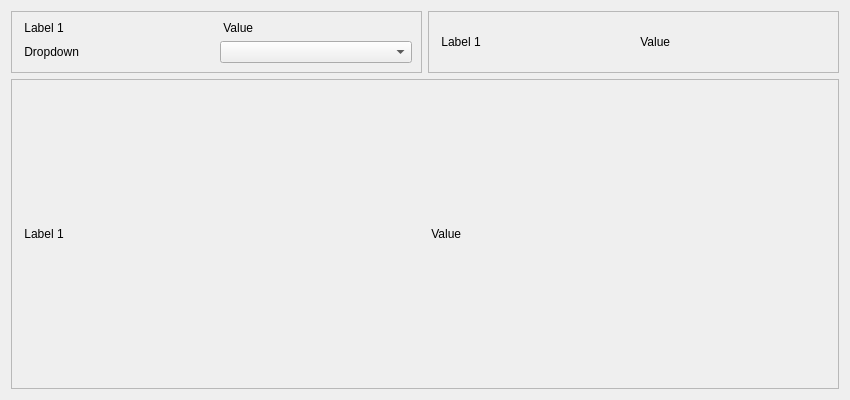
<?xml version="1.0" encoding="UTF-8"?>
<ui version="4.0">
 <class>AnalyticsOverview</class>
 <widget class="QDialog" name="AnalyticsOverview">
  <property name="geometry">
   <rect>
    <x>0</x>
    <y>0</y>
    <width>850</width>
    <height>400</height>
   </rect>
  </property>
  <property name="windowTitle">
   <string>Analytics Overview</string>
  </property>
  
  <layout class="QVBoxLayout" name="verticalLayout" stretch="0,1,0">
    <item>
    <layout class="QHBoxLayout" name="horzLayout_1">
        
        <item>
         <widget class="QFrame" name="frameTL">
          <property name="sizePolicy">
            <sizepolicy hsizetype="Preferred" vsizetype="Expanding">
              <horstretch>0</horstretch>
              <verstretch>0</verstretch>
            </sizepolicy>
          </property>
          <property name="frameShape">
            <enum>QFrame::StyledPanel</enum>
          </property>
          <property name="frameShadow">
            <enum>QFrame::Sunken</enum>
          </property>
          
          <!-- <item> -->
            <layout class="QGridLayout" name="grid1">
              <item row="1" column="1">
                <widget class="QLabel" name="labelTL_11">
                 <property name="text">
                  <string> Label 1 </string>
                 </property>
                </widget>
              </item>
              <item row="1" column="2">
                <widget class="QLabel" name="labelTL_12">
                 <property name="text">
                  <string> Value </string>
                 </property>
                </widget>
              </item>
              <item row="2" column="1">
                <widget class="QLabel" name="labelTL_21">
                 <property name="text">
                  <string> Dropdown </string>
                 </property>
                </widget>
              </item>
              <item row="2" column="2">
                <widget class="QComboBox" name="comboBox_time">
                </widget>
              </item>
              <!-- 
              <item row="3" column="1">
                <widget class="QLabel" name="labelTL_31">
                 <property name="text">
                  <string> Label 3 </string>
                 </property>
                </widget>
              </item>
              <item row="3" column="2">
                <widget class="QLabel" name="labelTL_32">
                 <property name="text">
                  <string> Value </string>
                 </property>
                </widget>
              </item>
              <item row="4" column="1">
                <widget class="QLabel" name="labelTL_41">
                 <property name="text">
                  <string> Label 4 </string>
                 </property>
                </widget>
              </item>
              <item row="4" column="2">
                <widget class="QLabel" name="labelTL_42">
                 <property name="text">
                  <string> Value </string>
                 </property>
                </widget>
              </item> -->
            </layout>
          <!-- </item> -->

        </widget>
      </item>

      <item>
         <widget class="QFrame" name="frameTR">
          <property name="sizePolicy">
            <sizepolicy hsizetype="Preferred" vsizetype="Expanding">
              <horstretch>0</horstretch>
              <verstretch>0</verstretch>
            </sizepolicy>
          </property>
          <property name="frameShape">
            <enum>QFrame::StyledPanel</enum>
          </property>
          <property name="frameShadow">
            <enum>QFrame::Sunken</enum>
          </property>

          <!-- <item> -->
            <layout class="QGridLayout" name="grid1">
              <item row="1" column="1">
                <widget class="QLabel" name="labelTR_11">
                 <property name="text">
                  <string> Label 1 </string>
                 </property>
                </widget>
              </item>
              <item row="1" column="2">
                <widget class="QLabel" name="labelTR_12">
                 <property name="text">
                  <string> Value </string>
                 </property>
                </widget>
              </item>
              <!-- 
              <item row="2" column="1">
                <widget class="QLabel" name="labelTR_21">
                 <property name="text">
                  <string> Label 2 </string>
                 </property>
                </widget>
              </item>
              <item row="2" column="2">
                <widget class="QLabel" name="labelTR_22">
                 <property name="text">
                  <string> Value </string>
                 </property>
                </widget>
              </item>
              <item row="3" column="1">
                <widget class="QLabel" name="labelTR_31">
                 <property name="text">
                  <string> Label 3 </string>
                 </property>
                </widget>
              </item>
              <item row="3" column="2">
                <widget class="QLabel" name="labelTR_32">
                 <property name="text">
                  <string> Value </string>
                 </property>
                </widget>
              </item>
              <item row="4" column="1">
                <widget class="QLabel" name="labelTR_41">
                 <property name="text">
                  <string> Label 4 </string>
                 </property>
                </widget>
              </item>
              <item row="4" column="2">
                <widget class="QLabel" name="labelTR_42">
                 <property name="text">
                  <string> Value </string>
                 </property>
                </widget>
              </item> -->
            </layout>
          <!-- </item> -->

        </widget>
      </item>
    </layout>
  </item>

  <item>
    <layout class="QHBoxLayout" name="horzLayout_2">
        
        <item>
         <widget class="QFrame" name="frameTR">
          <property name="sizePolicy">
            <sizepolicy hsizetype="Preferred" vsizetype="Expanding">
              <horstretch>0</horstretch>
              <verstretch>0</verstretch>
            </sizepolicy>
          </property>
          <property name="frameShape">
            <enum>QFrame::StyledPanel</enum>
          </property>
          <property name="frameShadow">
            <enum>QFrame::Sunken</enum>
          </property>

          <layout class="QGridLayout" name="grid1">
              <item row="1" column="1">
                <widget class="QLabel" name="labelB_11">
                 <property name="text">
                  <string> Label 1 </string>
                 </property>
                </widget>
              </item>
              <item row="1" column="2">
                <widget class="QLabel" name="labelB_12">
                 <property name="text">
                  <string> Value </string>
                 </property>
                </widget>
              </item>
            </layout>

        </widget>
      </item>

    </layout>
  </item>

<!--   
   <item>
    <widget class="QFrame" name="frameCoinControl">
     <property name="sizePolicy">
      <sizepolicy hsizetype="Expanding" vsizetype="Expanding">
       <horstretch>0</horstretch>
       <verstretch>0</verstretch>
      </sizepolicy>
     </property>
     <property name="maximumSize">
      <size>
       <width>16777215</width>
       <height>16777215</height>
      </size>
     </property>
     <property name="frameShape">
      <enum>QFrame::StyledPanel</enum>
     </property>
     <property name="frameShadow">
      <enum>QFrame::Sunken</enum>
     </property>
     <layout class="QVBoxLayout" name="verticalLayoutCoinControl2">
      <property name="spacing">
       <number>0</number>
      </property>
      <property name="leftMargin">
       <number>0</number>
      </property>
      <property name="topMargin">
       <number>0</number>
      </property>
      <property name="rightMargin">
       <number>0</number>
      </property>
      <property name="bottomMargin">
       <number>6</number>
      </property>
      <item>
       <layout class="QVBoxLayout" name="verticalLayoutCoinControl" stretch="0,0,0,0,1">
        <property name="spacing">
         <number>0</number>
        </property>
        <property name="leftMargin">
         <number>10</number>
        </property>
        <property name="topMargin">
         <number>10</number>
        </property>
        <item>
         <layout class="QHBoxLayout" name="horizontalLayoutCoinControl1">
          <property name="bottomMargin">
           <number>15</number>
          </property>
          <item>
           <widget class="QLabel" name="labelCoinControlFeatures">
            <property name="sizePolicy">
             <sizepolicy hsizetype="Preferred" vsizetype="Maximum">
              <horstretch>0</horstretch>
              <verstretch>0</verstretch>
             </sizepolicy>
            </property>
            <property name="font">
             <font>
              <weight>75</weight>
              <bold>true</bold>
             </font>
            </property>
            <property name="styleSheet">
             <string notr="true">font-weight:bold;</string>
            </property>
            <property name="text">
             <string>Coin Control Features</string>
            </property>
           </widget>
          </item>
         </layout>
        </item>
        <item>
         <layout class="QHBoxLayout" name="horizontalLayoutCoinControl2" stretch="0,0,0,0">
          <property name="spacing">
           <number>8</number>
          </property>
          <property name="bottomMargin">
           <number>10</number>
          </property>
          <item>
           <widget class="QPushButton" name="pushButtonCoinControl">
            <property name="styleSheet">
             <string notr="true"/>
            </property>
            <property name="text">
             <string>Inputs...</string>
            </property>
           </widget>
          </item>
          <item>
           <widget class="QLabel" name="labelCoinControlAutomaticallySelected">
            <property name="text">
             <string>automatically selected</string>
            </property>
            <property name="margin">
             <number>5</number>
            </property>
           </widget>
          </item>
          <item>
           <widget class="QLabel" name="labelCoinControlInsuffFunds">
            <property name="font">
             <font>
              <weight>75</weight>
              <bold>true</bold>
             </font>
            </property>
            <property name="styleSheet">
             <string notr="true">color:red;font-weight:bold;</string>
            </property>
            <property name="text">
             <string>Insufficient funds!</string>
            </property>
            <property name="margin">
             <number>5</number>
            </property>
           </widget>
          </item>
          <item>
           <spacer name="horizontalSpacerCoinControl">
            <property name="orientation">
             <enum>Qt::Horizontal</enum>
            </property>
            <property name="sizeHint" stdset="0">
             <size>
              <width>40</width>
              <height>1</height>
             </size>
            </property>
           </spacer>
          </item>
         </layout>
        </item>
        <item>
         <widget class="QWidget" name="widgetCoinControl" native="true">
          <property name="sizePolicy">
           <sizepolicy hsizetype="Preferred" vsizetype="Preferred">
            <horstretch>0</horstretch>
            <verstretch>0</verstretch>
           </sizepolicy>
          </property>
          <property name="minimumSize">
           <size>
            <width>0</width>
            <height>0</height>
           </size>
          </property>
          <property name="styleSheet">
           <string notr="true"/>
          </property>
          <layout class="QHBoxLayout" name="horizontalLayoutCoinControl5">
           <property name="leftMargin">
            <number>0</number>
           </property>
           <property name="topMargin">
            <number>0</number>
           </property>
           <property name="rightMargin">
            <number>0</number>
           </property>
           <property name="bottomMargin">
            <number>0</number>
           </property>
           <item>
            <layout class="QHBoxLayout" name="horizontalLayoutCoinControl3" stretch="0,0,0,1">
             <property name="spacing">
              <number>20</number>
             </property>
             <property name="topMargin">
              <number>0</number>
             </property>
             <property name="bottomMargin">
              <number>10</number>
             </property>
             <item>
              <layout class="QFormLayout" name="formLayoutCoinControl1">
               <property name="horizontalSpacing">
                <number>10</number>
               </property>
               <property name="verticalSpacing">
                <number>14</number>
               </property>
               <property name="leftMargin">
                <number>10</number>
               </property>
               <property name="topMargin">
                <number>4</number>
               </property>
               <property name="rightMargin">
                <number>6</number>
               </property>
               <item row="0" column="0">
                <widget class="QLabel" name="labelCoinControlQuantityText">
                 <property name="font">
                  <font>
                   <weight>75</weight>
                   <bold>true</bold>
                  </font>
                 </property>
                 <property name="text">
                  <string>Quantity:</string>
                 </property>
                 <property name="margin">
                  <number>0</number>
                 </property>
                </widget>
               </item>
               <item row="0" column="1">
                <widget class="QLabel" name="labelCoinControlQuantity">
                 <property name="cursor">
                  <cursorShape>IBeamCursor</cursorShape>
                 </property>
                 <property name="contextMenuPolicy">
                  <enum>Qt::ActionsContextMenu</enum>
                 </property>
                 <property name="text">
                  <string notr="true">0</string>
                 </property>
                 <property name="margin">
                  <number>0</number>
                 </property>
                 <property name="textInteractionFlags">
                  <set>Qt::LinksAccessibleByMouse|Qt::TextSelectableByKeyboard|Qt::TextSelectableByMouse</set>
                 </property>
                </widget>
               </item>
               <item row="1" column="0">
                <widget class="QLabel" name="labelCoinControlBytesText">
                 <property name="font">
                  <font>
                   <weight>75</weight>
                   <bold>true</bold>
                  </font>
                 </property>
                 <property name="text">
                  <string>Bytes:</string>
                 </property>
                </widget>
               </item>
               <item row="1" column="1">
                <widget class="QLabel" name="labelCoinControlBytes">
                 <property name="cursor">
                  <cursorShape>IBeamCursor</cursorShape>
                 </property>
                 <property name="contextMenuPolicy">
                  <enum>Qt::ActionsContextMenu</enum>
                 </property>
                 <property name="text">
                  <string notr="true">0</string>
                 </property>
                 <property name="textInteractionFlags">
                  <set>Qt::LinksAccessibleByMouse|Qt::TextSelectableByKeyboard|Qt::TextSelectableByMouse</set>
                 </property>
                </widget>
               </item>
              </layout>
             </item>
             <item>
              <layout class="QFormLayout" name="formLayoutCoinControl2">
               <property name="horizontalSpacing">
                <number>10</number>
               </property>
               <property name="verticalSpacing">
                <number>14</number>
               </property>
               <property name="leftMargin">
                <number>6</number>
               </property>
               <property name="topMargin">
                <number>4</number>
               </property>
               <property name="rightMargin">
                <number>6</number>
               </property>
               <item row="0" column="0">
                <widget class="QLabel" name="labelCoinControlAmountText">
                 <property name="font">
                  <font>
                   <weight>75</weight>
                   <bold>true</bold>
                  </font>
                 </property>
                 <property name="text">
                  <string>Amount:</string>
                 </property>
                 <property name="margin">
                  <number>0</number>
                 </property>
                </widget>
               </item>
               <item row="0" column="1">
                <widget class="QLabel" name="labelCoinControlAmount">
                 <property name="cursor">
                  <cursorShape>IBeamCursor</cursorShape>
                 </property>
                 <property name="contextMenuPolicy">
                  <enum>Qt::ActionsContextMenu</enum>
                 </property>
                 <property name="text">
                  <string notr="true">0.00 BTC</string>
                 </property>
                 <property name="textInteractionFlags">
                  <set>Qt::LinksAccessibleByMouse|Qt::TextSelectableByKeyboard|Qt::TextSelectableByMouse</set>
                 </property>
                </widget>
               </item>
               <item row="1" column="0">
                <widget class="QLabel" name="labelCoinControlPriorityText">
                 <property name="font">
                  <font>
                   <weight>75</weight>
                   <bold>true</bold>
                  </font>
                 </property>
                 <property name="text">
                  <string>Priority:</string>
                 </property>
                </widget>
               </item>
               <item row="1" column="1">
                <widget class="QLabel" name="labelCoinControlPriority">
                 <property name="cursor">
                  <cursorShape>IBeamCursor</cursorShape>
                 </property>
                 <property name="contextMenuPolicy">
                  <enum>Qt::ActionsContextMenu</enum>
                 </property>
                 <property name="text">
                  <string notr="true">medium</string>
                 </property>
                 <property name="textInteractionFlags">
                  <set>Qt::LinksAccessibleByMouse|Qt::TextSelectableByKeyboard|Qt::TextSelectableByMouse</set>
                 </property>
                </widget>
               </item>
              </layout>
             </item>
             <item>
              <layout class="QFormLayout" name="formLayoutCoinControl3">
               <property name="horizontalSpacing">
                <number>10</number>
               </property>
               <property name="verticalSpacing">
                <number>14</number>
               </property>
               <property name="leftMargin">
                <number>6</number>
               </property>
               <property name="topMargin">
                <number>4</number>
               </property>
               <property name="rightMargin">
                <number>6</number>
               </property>
               <item row="0" column="0">
                <widget class="QLabel" name="labelCoinControlFeeText">
                 <property name="font">
                  <font>
                   <weight>75</weight>
                   <bold>true</bold>
                  </font>
                 </property>
                 <property name="text">
                  <string>Fee:</string>
                 </property>
                 <property name="margin">
                  <number>0</number>
                 </property>
                </widget>
               </item>
               <item row="0" column="1">
                <widget class="QLabel" name="labelCoinControlFee">
                 <property name="cursor">
                  <cursorShape>IBeamCursor</cursorShape>
                 </property>
                 <property name="contextMenuPolicy">
                  <enum>Qt::ActionsContextMenu</enum>
                 </property>
                 <property name="text">
                  <string notr="true">0.00 BTC</string>
                 </property>
                 <property name="textInteractionFlags">
                  <set>Qt::LinksAccessibleByMouse|Qt::TextSelectableByKeyboard|Qt::TextSelectableByMouse</set>
                 </property>
                </widget>
               </item>
               <item row="1" column="0">
                <widget class="QLabel" name="labelCoinControlLowOutputText">
                 <property name="font">
                  <font>
                   <weight>75</weight>
                   <bold>true</bold>
                  </font>
                 </property>
                 <property name="text">
                  <string>Low Output:</string>
                 </property>
                </widget>
               </item>
               <item row="1" column="1">
                <widget class="QLabel" name="labelCoinControlLowOutput">
                 <property name="cursor">
                  <cursorShape>IBeamCursor</cursorShape>
                 </property>
                 <property name="contextMenuPolicy">
                  <enum>Qt::ActionsContextMenu</enum>
                 </property>
                 <property name="text">
                  <string notr="true">no</string>
                 </property>
                 <property name="textInteractionFlags">
                  <set>Qt::LinksAccessibleByMouse|Qt::TextSelectableByKeyboard|Qt::TextSelectableByMouse</set>
                 </property>
                </widget>
               </item>
              </layout>
             </item>
             <item>
              <layout class="QFormLayout" name="formLayoutCoinControl4">
               <property name="horizontalSpacing">
                <number>10</number>
               </property>
               <property name="verticalSpacing">
                <number>14</number>
               </property>
               <property name="leftMargin">
                <number>6</number>
               </property>
               <property name="topMargin">
                <number>4</number>
               </property>
               <property name="rightMargin">
                <number>6</number>
               </property>
               <item row="0" column="0">
                <widget class="QLabel" name="labelCoinControlAfterFeeText">
                 <property name="font">
                  <font>
                   <weight>75</weight>
                   <bold>true</bold>
                  </font>
                 </property>
                 <property name="text">
                  <string>After Fee:</string>
                 </property>
                 <property name="margin">
                  <number>0</number>
                 </property>
                </widget>
               </item>
               <item row="0" column="1">
                <widget class="QLabel" name="labelCoinControlAfterFee">
                 <property name="cursor">
                  <cursorShape>IBeamCursor</cursorShape>
                 </property>
                 <property name="contextMenuPolicy">
                  <enum>Qt::ActionsContextMenu</enum>
                 </property>
                 <property name="text">
                  <string notr="true">0.00 BTC</string>
                 </property>
                 <property name="textInteractionFlags">
                  <set>Qt::LinksAccessibleByMouse|Qt::TextSelectableByKeyboard|Qt::TextSelectableByMouse</set>
                 </property>
                </widget>
               </item>
               <item row="1" column="0">
                <widget class="QLabel" name="labelCoinControlChangeText">
                 <property name="font">
                  <font>
                   <weight>75</weight>
                   <bold>true</bold>
                  </font>
                 </property>
                 <property name="text">
                  <string>Change:</string>
                 </property>
                </widget>
               </item>
               <item row="1" column="1">
                <widget class="QLabel" name="labelCoinControlChange">
                 <property name="cursor">
                  <cursorShape>IBeamCursor</cursorShape>
                 </property>
                 <property name="contextMenuPolicy">
                  <enum>Qt::ActionsContextMenu</enum>
                 </property>
                 <property name="text">
                  <string notr="true">0.00 BTC</string>
                 </property>
                 <property name="textInteractionFlags">
                  <set>Qt::LinksAccessibleByMouse|Qt::TextSelectableByKeyboard|Qt::TextSelectableByMouse</set>
                 </property>
                </widget>
               </item>
              </layout>
             </item>
            </layout>
           </item>
          </layout>
         </widget>
        </item>
        <item>
         <layout class="QHBoxLayout" name="horizontalLayoutCoinControl4" stretch="0,0,0">
          <property name="spacing">
           <number>12</number>
          </property>
          <property name="sizeConstraint">
           <enum>QLayout::SetDefaultConstraint</enum>
          </property>
          <property name="topMargin">
           <number>5</number>
          </property>
          <property name="rightMargin">
           <number>5</number>
          </property>
          <item>
           <widget class="QCheckBox" name="checkBoxCoinControlChange">
            <property name="toolTip">
             <string>If this is activated, but the change address is empty or invalid, change will be sent to a newly generated address.</string>
            </property>
            <property name="text">
             <string>Custom change address</string>
            </property>
           </widget>
          </item>
          <item>
           <widget class="QValidatedLineEdit" name="lineEditCoinControlChange">
            <property name="enabled">
             <bool>false</bool>
            </property>
            <property name="sizePolicy">
             <sizepolicy hsizetype="Expanding" vsizetype="Fixed">
              <horstretch>0</horstretch>
              <verstretch>0</verstretch>
             </sizepolicy>
            </property>
           </widget>
          </item>
          <item>
           <widget class="QLabel" name="labelCoinControlChangeLabel">
            <property name="sizePolicy">
             <sizepolicy hsizetype="Preferred" vsizetype="Expanding">
              <horstretch>0</horstretch>
              <verstretch>0</verstretch>
             </sizepolicy>
            </property>
            <property name="minimumSize">
             <size>
              <width>0</width>
              <height>0</height>
             </size>
            </property>
            <property name="text">
             <string/>
            </property>
            <property name="margin">
             <number>3</number>
            </property>
           </widget>
          </item>
         </layout>
        </item>
        <item>
         <spacer name="verticalSpacerCoinControl">
          <property name="orientation">
           <enum>Qt::Vertical</enum>
          </property>
          <property name="sizeHint" stdset="0">
           <size>
            <width>800</width>
            <height>1</height>
           </size>
          </property>
         </spacer>
        </item>
       </layout>
      </item>
     </layout>
    </widget>
   </item>

-->
<!--
   <item>
    <widget class="QScrollArea" name="scrollArea">
     <property name="widgetResizable">
      <bool>true</bool>
     </property>
     <widget class="QWidget" name="scrollAreaWidgetContents">
      <property name="geometry">
       <rect>
        <x>0</x>
        <y>0</y>
        <width>830</width>
        <height>178</height>
       </rect>
      </property>
      <layout class="QVBoxLayout" name="verticalLayout_2" stretch="0,1">
       <property name="leftMargin">
        <number>0</number>
       </property>
       <property name="topMargin">
        <number>0</number>
       </property>
       <property name="rightMargin">
        <number>0</number>
       </property>
       <property name="bottomMargin">
        <number>0</number>
       </property>
       <item>
        <layout class="QVBoxLayout" name="entries">
         <property name="spacing">
          <number>6</number>
         </property>
        </layout>
       </item>
       <item>
        <spacer name="verticalSpacer">
         <property name="orientation">
          <enum>Qt::Vertical</enum>
         </property>
         <property name="sizeHint" stdset="0">
          <size>
           <width>20</width>
           <height>40</height>
          </size>
         </property>
        </spacer>
       </item>
      </layout>
     </widget>
    </widget>
   </item>

-->
    <!-- 
   <item>
    <layout class="QHBoxLayout" name="horizontalLayout">
     <item>
      <widget class="QPushButton" name="sendButton">
       <property name="minimumSize">
        <size>
         <width>150</width>
         <height>0</height>
        </size>
       </property>
       <property name="toolTip">
        <string>Confirm the send action</string>
       </property>
       <property name="text">
        <string>S&amp;end</string>
       </property>
       <property name="icon">
        <iconset resource="../bitcoin.qrc">
         <normaloff>:/icons/send</normaloff>:/icons/send</iconset>
       </property>
       <property name="default">
        <bool>true</bool>
       </property>
      </widget>
     </item> 
      -->
     <!-- <item>
      <widget class="QPushButton" name="clearButton">
       <property name="sizePolicy">
        <sizepolicy hsizetype="Minimum" vsizetype="Fixed">
         <horstretch>0</horstretch>
         <verstretch>0</verstretch>
        </sizepolicy>
       </property>
       <property name="toolTip">
        <string>Clear all fields of the form.</string>
       </property>
       <property name="text">
        <string>Clear &amp;All</string>
       </property>
       <property name="icon">
        <iconset resource="../bitcoin.qrc">
         <normaloff>:/icons/remove</normaloff>:/icons/remove</iconset>
       </property>
       <property name="autoRepeatDelay">
        <number>300</number>
       </property>
       <property name="autoDefault">
        <bool>false</bool>
       </property>
      </widget>
     </item> -->
     <!-- <item>
      <widget class="QPushButton" name="addButton">
       <property name="toolTip">
        <string>Send to multiple recipients at once</string>
       </property>
       <property name="text">
        <string>Add &amp;Recipient</string>
       </property>
       <property name="icon">
        <iconset resource="../bitcoin.qrc">
         <normaloff>:/icons/add</normaloff>:/icons/add</iconset>
       </property>
       <property name="autoDefault">
        <bool>false</bool>
       </property>
      </widget>
     </item> -->
    <!--  <item>
      <spacer name="horizontalSpacer">
       <property name="orientation">
        <enum>Qt::Horizontal</enum>
       </property>
       <property name="sizeHint" stdset="0">
        <size>
         <width>40</width>
         <height>20</height>
        </size>
       </property>
      </spacer>
     </item> -->
     <!-- <item>
      <layout class="QHBoxLayout" name="horizontalLayout_2">
       <property name="spacing">
        <number>3</number>
       </property>
       <item>
        <widget class="QLabel" name="label">
         <property name="sizePolicy">
          <sizepolicy hsizetype="Preferred" vsizetype="Fixed">
           <horstretch>0</horstretch>
           <verstretch>0</verstretch>
          </sizepolicy>
         </property>
         <property name="text">
          <string>Balance:</string>
         </property>
        </widget>
       </item>
       <item>
        <widget class="QLabel" name="labelBalance">
         <property name="sizePolicy">
          <sizepolicy hsizetype="Preferred" vsizetype="Fixed">
           <horstretch>0</horstretch>
           <verstretch>0</verstretch>
          </sizepolicy>
         </property>
         <property name="cursor">
          <cursorShape>IBeamCursor</cursorShape>
         </property>
         <property name="text">
          <string notr="true">123.456 BTC</string>
         </property>
         <property name="textInteractionFlags">
          <set>Qt::LinksAccessibleByMouse|Qt::TextSelectableByKeyboard|Qt::TextSelectableByMouse</set>
         </property>
        </widget>
       </item>
      </layout>
     </item>
    </layout>
   </item> -->
  </layout>
 </widget>
 <customwidgets>
  <customwidget>
   <class>QValidatedLineEdit</class>
   <extends>QLineEdit</extends>
   <header>qvalidatedlineedit.h</header>
  </customwidget>
 </customwidgets>
 <resources>
  <include location="../bitcoin.qrc"/>
 </resources>
 <connections/>
</ui>
